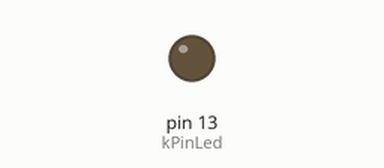
Bench run of a sketch on a simulated Arduino Uno, built with avr-gcc and run on an emulated ATmega328P. Shown: output pins drawn as LEDs (lit = HIGH).

Above: at 2.1 s.
At 6.67 s:
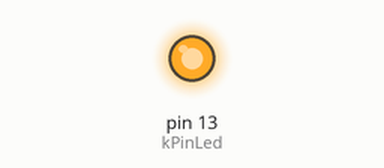
Timing chart, 0 to 7.0 s (numbered marks = the images above):
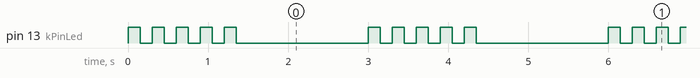

Measured:
- by itself, pin 13 (kPinLed): repeats every 3.0 s: 4 × (LOW 0.15 s, HIGH 0.15 s), LOW 1.7 s, HIGH 0.15 s
- by itself, everything shown: repeats every 3.0 s, in 10 steps

The sketch:

forLoopSample.ino
```cpp
const int kPinLed = 13;

void setup() {
  pinMode(kPinLed, OUTPUT);
}

void loop() {
  for (int ind = 0; ind < 5; ind++){
    digitalWrite(kPinLed, HIGH);
    delay(150);
    digitalWrite(kPinLed, LOW);
    delay(150);
  }
  delay(1500);
}
```
